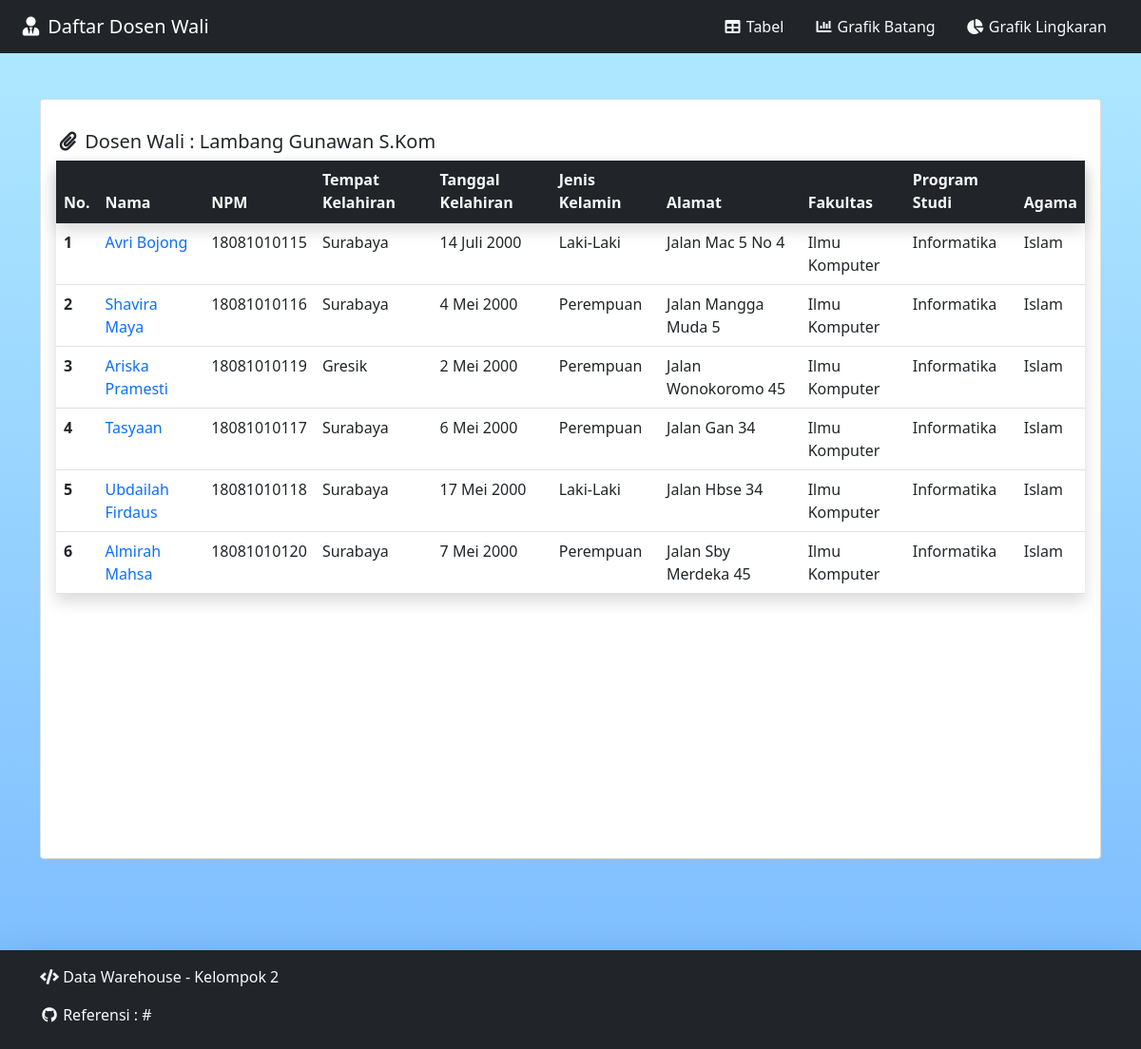
Screenshot of /detail.php?nidn=3091020100 with the database file from the repository.
### tables this page shows
CREATE TABLE `dosen` (
  `id` int(11) NOT NULL,
  `nama` varchar(50) NOT NULL,
  `nidn` varchar(10) NOT NULL,
  `jenis_kelamin` int(1) NOT NULL,
  `tempat_lahir` varchar(20) NOT NULL,
  `tgl_lahir` date NOT NULL,
  `alamat` varchar(100) NOT NULL,
  `fakultas` varchar(50) NOT NULL,
  `prodi` varchar(25) NOT NULL,
  `agama` varchar(10) NOT NULL
);

CREATE TABLE `mahasiswa` (
  `id` int(11) NOT NULL,
  `nama` varchar(50) NOT NULL,
  `npm` varchar(11) NOT NULL,
  `nidn_wali` varchar(10) NOT NULL,
  `jenis_kelamin` int(1) NOT NULL,
  `tempat_lahir` varchar(20) NOT NULL,
  `tgl_lahir` date NOT NULL,
  `alamat` varchar(100) NOT NULL,
  `fakultas` varchar(50) NOT NULL,
  `prodi` varchar(25) NOT NULL,
  `agama` varchar(10) NOT NULL
);

### conn.php (called while the page is built, shortened)
<?php
$hostname = 'localhost';
$username = 'root';
$password = '';
$db       = 'master-detail';
$conn = mysqli_connect($hostname, $username, $password, $db);
function getNamaDsn($nidn)
{
    global $conn;
    $query = "SELECT nama FROM dosen WHERE nidn = '$nidn'";
    $hasil = mysqli_query($conn, $query);
    return mysqli_fetch_assoc($hasil)["nama"];
}
function getMhs($nidn = false, $npm = false, $kolom = false)
{
    global $conn;
    if ($kolom == false) {
        $query = "SELECT * FROM mahasiswa WHERE npm = '$npm'";
        if ($nidn != false) {
            $query = "SELECT * FROM mahasiswa WHERE nidn_wali = '$nidn'";
        }
    } else {
        $query = "SELECT $kolom FROM mahasiswa WHERE npm = '$npm'";
        if ($nidn != false) {
            $query = "SELECT $kolom FROM mahasiswa WHERE nidn_wali = '$nidn'";
        }
    }
    $hasil = mysqli_query($conn, $query);
    $rows = [];
    while ($row = mysqli_fetch_assoc($hasil)) {
        $rows[] = $row;
    }
    return $rows;
}

### fungsi.php (called while the page is built)
<?php
function tanggal($date)
{
    $date = date("Y-m-j", strtotime($date));
    $bulan = array(
        1 =>   'Januari',
        'Februari',
        'Maret',
        'April',
        'Mei',
        'Juni',
        'Juli',
        'Agustus',
        'September',
        'Oktober',
        'November',
        'Desember'
    );
    $pecahkan = explode('-', $date);
    return $pecahkan[2] . ' ' . $bulan[(int)$pecahkan[1]] . ' ' . $pecahkan[0];
}

### detail.php (the view, shortened to what this page needs)
<?php
require 'conn.php';
require 'fungsi.php';
$nidnWali = $_GET['nidn'];
$mahasiswa = getMhs($nidnWali);
?>
<!DOCTYPE html>
<html>
<head>
    <?php require 'header.php'; ?>
</head>
<body style="<?= $Theme_Body;
                $Load_BG; ?>">
    <header>
        <?php require 'navbar.php' ?>
    </header>
    <main class="py-5" style="<?= $Load_BG; ?>">
        <div class="container">
            <div class="row">
                <div class="col">
                    <div class="card rounded" style="<?= $Load_BG; ?>">
                        <div class="card-body">
                            <h5 style="padding-top: 1rem;"><i class="fas fa-fw fa-paperclip"></i> Dosen Wali : <?= ucwords(getNamaDsn($nidnWali)); ?></h5>
                            <table class="table table-md table-responsive table-hover shadow">
                                <thead class="bg-dark text-light fw-bold shadow">
                                    <th>No.</th>
                                    <th>Nama</th>
                                    <th>NPM</th>
                                    <th>Tempat Kelahiran</th>
                                    <th>Tanggal Kelahiran</th>
                                    <th>Jenis Kelamin</th>
                                    <th>Alamat</th>
                                    <th>Fakultas</th>
                                    <th>Program Studi</th>
                                    <th>Agama</th>
                                </thead>
                                <tbody class="ps-2">
                                    <?php $i = 1;
                                    foreach ($mahasiswa as $row) : ?>
                                        <tr>
                                            <th><?= $i; ?></th>
                                            <td><a class="text-decoration-none text-primary" href="bimbingan.php?npm=<?= $row['npm']; ?>"><?= ucwords($row['nama']); ?></a></td>
                                            <td><?= ucwords($row['npm']); ?></td>
                                            <td><?= ucwords($row['tempat_lahir']); ?></td>
                                            <td><?= ucwords(Tanggal($row['tgl_lahir'])); ?></td>
                                            <td><?= ($row['jenis_kelamin'] == 0) ? 'Perempuan' : 'Laki-Laki'; ?></td>
                                            <td><?= ucwords($row['alamat']); ?></td>
                                            <td><?= ucwords($row['fakultas']); ?></td>
                                            <td><?= ucwords($row['prodi']); ?></td>
                                            <td><?= ucwords($row['agama']); ?></td>
                                        </tr>
                                    <?php $i += 1;
                                    endforeach; ?>
                                </tbody>
                            </table>
                        </div>
                    </div>
                </div>
            </div>
        </div>
    </main>
    <?php require 'footer.php'; ?>
</body>
</html>

### rows the page displays
dosen: nama "Lambang Gunawan S.Kom"
mahasiswa: nama "Avri Bojong", npm "18081010115", tempat_lahir "Surabaya", tgl_lahir "14 Juli 2000", jenis_kelamin "Laki-Laki", alamat "Jalan Mac 5 No 4", fakultas "Ilmu Komputer", prodi "Informatika", agama "Islam"
mahasiswa: nama "Shavira Maya", npm "18081010116", tempat_lahir "Surabaya", tgl_lahir "4 Mei 2000", jenis_kelamin "Perempuan", alamat "Jalan Mangga Muda 5", fakultas "Ilmu Komputer", prodi "Informatika", agama "Islam"
mahasiswa: nama "Ariska Pramesti", npm "18081010119", tempat_lahir "Gresik", tgl_lahir "2 Mei 2000", jenis_kelamin "Perempuan", alamat "Jalan Wonokoromo 45", fakultas "Ilmu Komputer", prodi "Informatika", agama "Islam"
mahasiswa: nama "Tasyaan", npm "18081010117", tempat_lahir "Surabaya", tgl_lahir "6 Mei 2000", jenis_kelamin "Perempuan", alamat "Jalan Gan 34", fakultas "Ilmu Komputer", prodi "Informatika", agama "Islam"
mahasiswa: nama "Ubdailah Firdaus", npm "18081010118", tempat_lahir "Surabaya", tgl_lahir "17 Mei 2000", jenis_kelamin "Laki-Laki", alamat "Jalan Hbse 34", fakultas "Ilmu Komputer", prodi "Informatika", agama "Islam"
mahasiswa: nama "Almirah Mahsa", npm "18081010120", tempat_lahir "Surabaya", tgl_lahir "7 Mei 2000", jenis_kelamin "Perempuan", alamat "Jalan Sby Merdeka 45", fakultas "Ilmu Komputer", prodi "Informatika", agama "Islam"

### other values shown
$ref_link "#"
